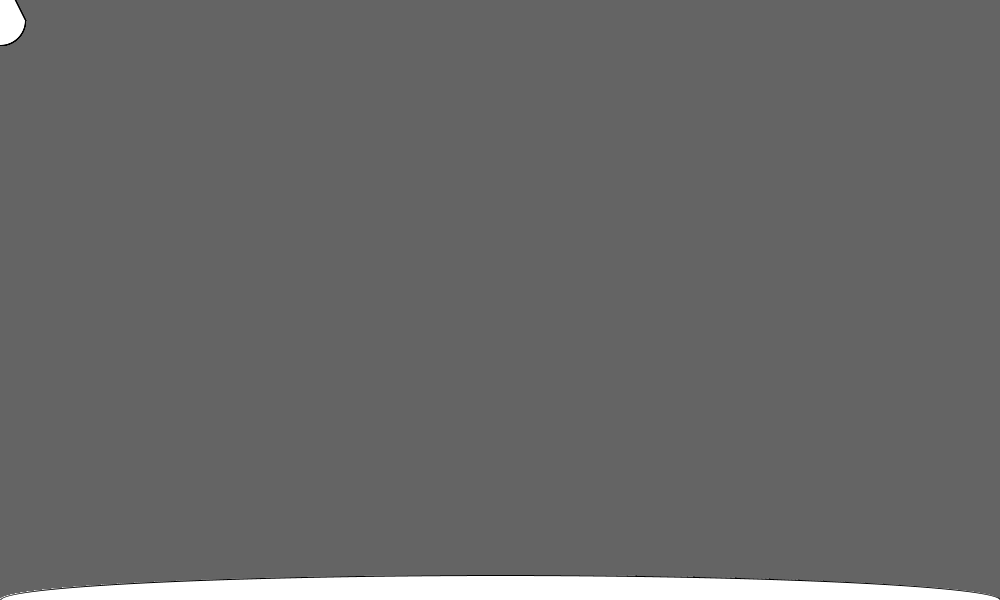
Frame 1 (no input)
Frame 60 (the mouse pressed at the canvas centre just before this capture): identical to frame 1, image omitted
Frame 120 (the mouse held since frame 60 and released just before this capture): identical to frame 1, image omitted

The Processing sketch that drew this single still picture (run headless with seeded random() and noise(); from frame 60 on, the mouse is pressed at the canvas centre):

// Processing sketch: array_raindrops
// ── array_raindrops.pde

float y = 20;
int change = 0;

//float []yPos = {123, 12, 14, 245, 52, 43};
float[] yPos = new float[10];
float[] yPos2 = new float[10];
float[] xPos2 = new float[10];

void setup(){
  size(1000, 600);
    for(int x = 1; x <= 10; x += 1){
    int num = (int) random(0, 1000);
    yPos[x-1] = num; 
  }
  
}

void mousePressed(){
  
  yPos2 = append(yPos2, mouseY);
  xPos2 = append(xPos2, mouseX);
}

void draw(){
  background(100);
  for (int x = 1; x <= 10; x += 1){
    //yPos2[x-1] = yPos2[x-1]+1;
    //xPos2[x-1] = xPos2[x-1]+1;
    
    raindrop(xPos2[x-1], yPos2[x-1] + y, 50, 50);
    
    //raindrops
    ellipse(500, 600, 1000, 50 + change);
    
  if (yPos2[x-1] > 550){
    yPos2[x-1] = 0;
    change = change + 1;
  }
}
}

  
  /*
  depth(change);
  for (int x = 1; x <= 10; x += 1){
    yPos2[x-1] = yPos2[x-1]+1;
    raindrop(x*100, yPos2[x-1] + y, 50, 50);
    
    
    //raindrops
    ellipse(500, 600, 1000, 50 + change);
    
  if (yPos2[x-1] > 550){
    yPos2[x-1] = 0;
    change = change + 1;
  }
  }
  */

  




//add to array: arrayname = append(arrayname, mouseX);
//length: 

void raindrop(float xCenter, float yCenter, float w, float h){
  triangle(xCenter -w/2, yCenter, xCenter + w/2, yCenter, xCenter, yCenter -h);
  arc(xCenter, yCenter, w, h, 0, PI);
}

void depth(int change){
  textSize(100);
  text(50 + change, 400, 200);
  
}
